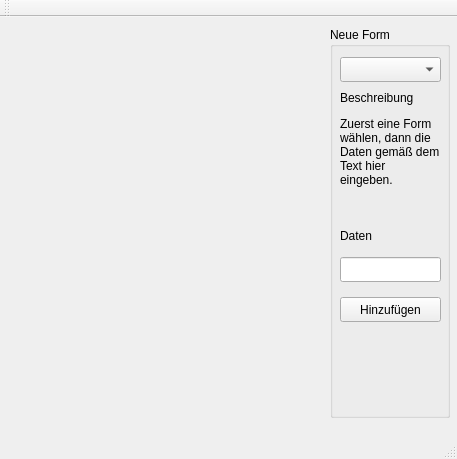
<?xml version="1.0" encoding="UTF-8"?>
<ui version="4.0">
 <class>MainWindow</class>
 <widget class="QMainWindow" name="MainWindow">
  <property name="geometry">
   <rect>
    <x>0</x>
    <y>0</y>
    <width>457</width>
    <height>459</height>
   </rect>
  </property>
  <property name="windowTitle">
   <string>MainWindow</string>
  </property>
  <widget class="QWidget" name="centralWidget">
   <widget class="QGroupBox" name="groupBox">
    <property name="geometry">
     <rect>
      <x>330</x>
      <y>10</y>
      <width>120</width>
      <height>391</height>
     </rect>
    </property>
    <property name="title">
     <string>Neue Form</string>
    </property>
    <widget class="QComboBox" name="form_select">
     <property name="geometry">
      <rect>
       <x>10</x>
       <y>30</y>
       <width>101</width>
       <height>25</height>
      </rect>
     </property>
    </widget>
    <widget class="QLabel" name="label">
     <property name="geometry">
      <rect>
       <x>10</x>
       <y>60</y>
       <width>101</width>
       <height>21</height>
      </rect>
     </property>
     <property name="text">
      <string>Beschreibung</string>
     </property>
    </widget>
    <widget class="QLabel" name="help_text">
     <property name="geometry">
      <rect>
       <x>10</x>
       <y>90</y>
       <width>101</width>
       <height>101</height>
      </rect>
     </property>
     <property name="text">
      <string>Zuerst eine Form wählen, dann die Daten gemäß dem Text hier eingeben.</string>
     </property>
     <property name="alignment">
      <set>Qt::AlignLeading|Qt::AlignLeft|Qt::AlignTop</set>
     </property>
     <property name="wordWrap">
      <bool>true</bool>
     </property>
    </widget>
    <widget class="QLabel" name="label_3">
     <property name="geometry">
      <rect>
       <x>10</x>
       <y>200</y>
       <width>101</width>
       <height>17</height>
      </rect>
     </property>
     <property name="text">
      <string>Daten</string>
     </property>
    </widget>
    <widget class="QLineEdit" name="data_input">
     <property name="geometry">
      <rect>
       <x>10</x>
       <y>230</y>
       <width>101</width>
       <height>25</height>
      </rect>
     </property>
    </widget>
    <widget class="QPushButton" name="pushButton">
     <property name="geometry">
      <rect>
       <x>10</x>
       <y>270</y>
       <width>101</width>
       <height>25</height>
      </rect>
     </property>
     <property name="text">
      <string>Hinzufügen</string>
     </property>
    </widget>
   </widget>
  </widget>
  <widget class="QMenuBar" name="menuBar">
   <property name="geometry">
    <rect>
     <x>0</x>
     <y>0</y>
     <width>457</width>
     <height>22</height>
    </rect>
   </property>
  </widget>
  <widget class="QToolBar" name="mainToolBar">
   <attribute name="toolBarArea">
    <enum>TopToolBarArea</enum>
   </attribute>
   <attribute name="toolBarBreak">
    <bool>false</bool>
   </attribute>
  </widget>
  <widget class="QStatusBar" name="statusBar"/>
 </widget>
 <layoutdefault spacing="6" margin="11"/>
 <resources/>
 <connections/>
</ui>
